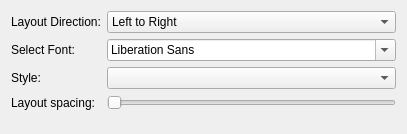
<ui version="4.0" >
 <class>embeddedDialog</class>
 <widget class="QDialog" name="embeddedDialog" >
  <property name="geometry" >
   <rect>
    <x>0</x>
    <y>0</y>
    <width>407</width>
    <height>134</height>
   </rect>
  </property>
  <property name="windowTitle" >
   <string>Embedded Dialog</string>
  </property>
  <layout class="QFormLayout" name="formLayout" >
   <item row="0" column="0" >
    <widget class="QLabel" name="label" >
     <property name="text" >
      <string>Layout Direction:</string>
     </property>
     <property name="buddy" >
      <cstring>layoutDirection</cstring>
     </property>
    </widget>
   </item>
   <item row="0" column="1" >
    <widget class="QComboBox" name="layoutDirection" >
     <item>
      <property name="text" >
       <string>Left to Right</string>
      </property>
     </item>
     <item>
      <property name="text" >
       <string>Right to Left</string>
      </property>
     </item>
    </widget>
   </item>
   <item row="1" column="0" >
    <widget class="QLabel" name="label_2" >
     <property name="text" >
      <string>Select Font:</string>
     </property>
     <property name="buddy" >
      <cstring>fontComboBox</cstring>
     </property>
    </widget>
   </item>
   <item row="1" column="1" >
    <widget class="QFontComboBox" name="fontComboBox" />
   </item>
   <item row="2" column="0" >
    <widget class="QLabel" name="label_3" >
     <property name="text" >
      <string>Style:</string>
     </property>
     <property name="buddy" >
      <cstring>style</cstring>
     </property>
    </widget>
   </item>
   <item row="2" column="1" >
    <widget class="QComboBox" name="style" />
   </item>
   <item row="3" column="0" >
    <widget class="QLabel" name="label_4" >
     <property name="text" >
      <string>Layout spacing:</string>
     </property>
     <property name="buddy" >
      <cstring>spacing</cstring>
     </property>
    </widget>
   </item>
   <item row="3" column="1" >
    <widget class="QSlider" name="spacing" >
     <property name="orientation" >
      <enum>Qt::Horizontal</enum>
     </property>
    </widget>
   </item>
  </layout>
 </widget>
 <resources/>
 <connections/>
</ui>
